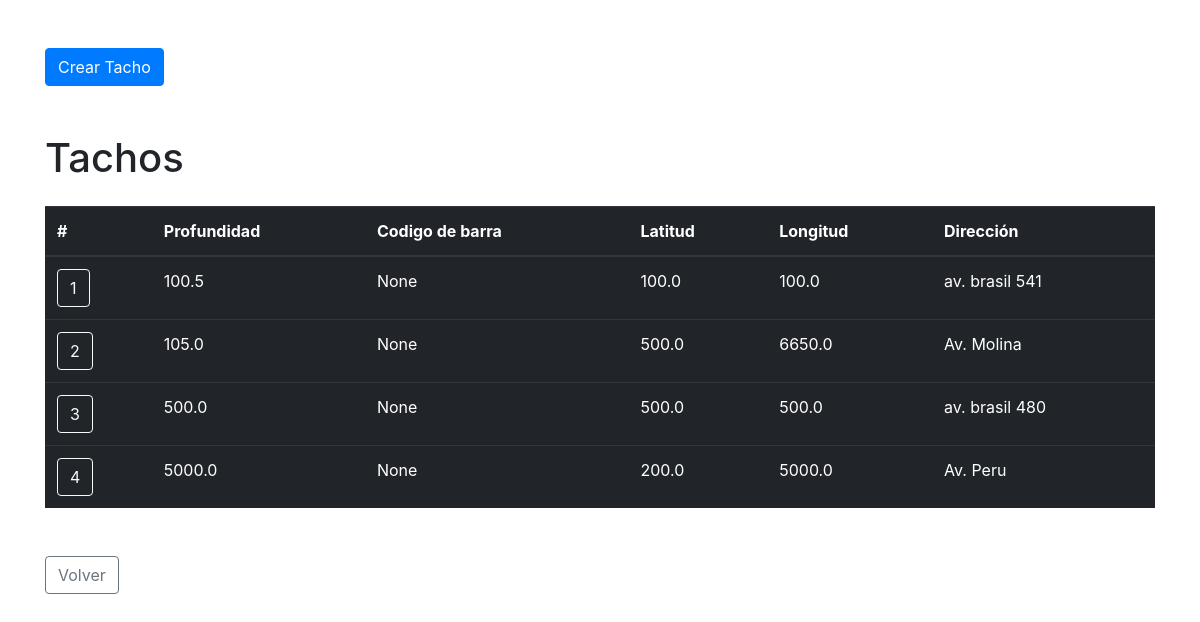
The app's page /cans/, older data.
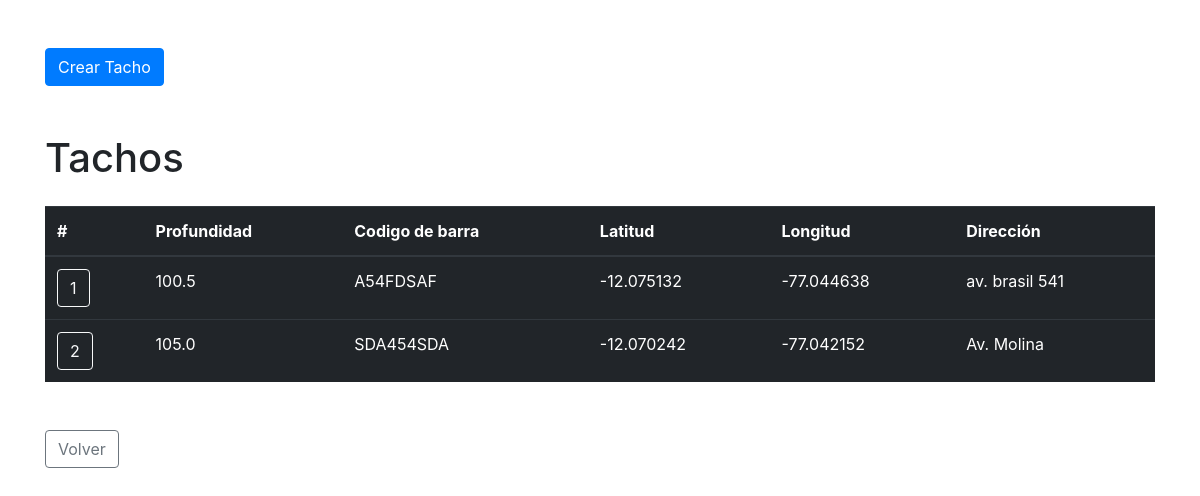
The same page, newer data.
### trashcan/models.py (models this page shows, shortened)
class TrashCan(models.Model):
    depth = models.FloatField(help_text='Profundidad del tacho.')
    barcode = models.CharField(
        max_length=100,
        null = True,
        blank = True,
    )
    lat = models.FloatField(
        null=True,
        blank = True,
    )
    lng = models.FloatField(
        null=True,
        blank=True,
    )
    address = models.CharField(
        max_length = 300,
        blank = True,
    )
    recyclers = models.ManyToManyField(
        User,
        through='Harvest',
    )
    objects = TrashCanQuerySet.as_manager()
    class Meta:
        db_table = 'trash_can'

### trashcan/views.py (the view)
# urls.py: path('', views.my_view,name = 'can-list',),
def my_view(request):
    template_name = 'trashcan/lista.html'
    context = {
        'cans': TrashCan.objects.get_lat_lng(),
    }
    return render (request,template_name,context)

### trashcan/models.py (called while the page is built)
    def get_lat_lng(self):
        return self.filter(
            lat__isnull=False,
            lng__isnull=False
        )

### templates/trashcan/lista.html (shortened to what this page needs)
{% load staticfiles %}
<!DOCTYPE html>
<html lang="en">
<head>
    <link rel="stylesheet" href="https://stackpath.bootstrapcdn.com/bootstrap/4.1.3/css/bootstrap.min.css">
</head>
<body>
    <div class="container">
        <div class="mt-5 mb-5">
            <a href="{% url 'trashcan_app:can-create' %}" >
                <button type="button" class="btn btn-primary">Crear Tacho</button>
            </a>
        </div>
        <h1>Tachos</h1>
        <table class="table table-dark mt-4">
            <thead>
                <tr>
                    <th scope="col">#</th>
                    <th scope="col">Profundidad</th>
                    <th scope="col">Codigo de barra</th>
                    <th scope="col">Latitud</th>
                    <th scope="col">Longitud</th>
                    <th scope="col">Dirección</th>
                </tr>
            </thead>
            <tbody>
                    {% for can in cans %}
                    <tr>
                        <th scope="row">
                            <a href={%url 'trashcan_app:can-detail' can.pk%}>
                                <button type="button" class="btn btn-outline-light">{{can.pk}}</button>
                        </th>
                        <td>{{can.depth}}</td>
                        <td>{{can.barcode}}</td>
                        <td>{{can.lat}}</td>
                        <td>{{can.lng}}</td>
                        <td>{{can.address}}</td>
                    </tr>
                    {% endfor %}
                </tbody>
            </table>
        <div class="mt-5 mb-5">
            <a href="{% url 'home_app:home' %}">
                <button type="button" class="btn btn-outline-secondary">Volver</button>
            </a>
        </div>
    </div>
</body>
</html>

Row changes from the older to the newer data that the page shows:
removed TrashCan: pk "3", depth "500.0", barcode "None", lat "500.0", lng "500.0", address "av. brasil 480"
removed TrashCan: pk "4", depth "5000.0", barcode "None", lat "200.0", lng "5000.0", address "Av. Peru"
changed TrashCan "av. brasil 541": barcode "None" → "A54FDSAF"; lat "100.0" → "-12.075132"; lng "100.0" → "-77.044638"
changed TrashCan "Av. Molina": barcode "None" → "SDA454SDA"; lat "500.0" → "-12.070242"; lng "6650.0" → "-77.042152"
